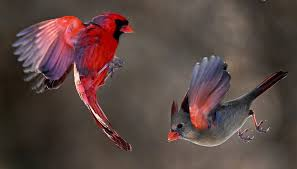
#> input picture birds.jpg, 297 x 169 px
$ jupyter execute imageDecoder.ipynb
#> lines starting #> are read from the running program, lines starting #| are printed output that depends on the picture
[cell 1]
import matplotlib as plt
from PIL import Image


img = Image.open("birds.jpg")
#> img is the input picture: PIL image 297x169 RGB; mean R, G, B 89.9, 69.8, 65.9

image = img.convert("RGB")


def imageResizeData(sizeX, sizeY, image):
#> called with sizeX = 128, sizeY = 128
    rgbData = []
    newImg = image.resize((sizeX, sizeY), Image.LANCZOS)
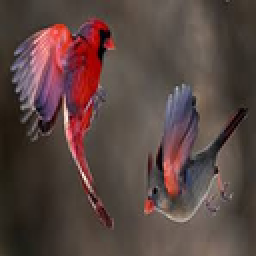
#> newImg: PIL image 128x128 RGB (shown 2 times larger); mean R, G, B 89.9, 69.8, 65.9
    for i in range(sizeX):
        for j in range(sizeY):
            rgbData.append(newImg.getpixel((j,i)))
#> after the loop, rgbData = 16384 items, first 6: (63, 56, 48), (61, 54, 46), (60, 53, 45), (57, 50, 42), (56, 49, 41), (56, 49, 41)
    return rgbData

def unpack(RGB):
    red = []
    green = []
    blue = []
    for i in RGB:
        red.append(i[0])
        green.append(i[1])
        blue.append(i[2])
    return red, green, blue


def imageResize(sizeX, sizeY, image):
    newImg = image.resize((sizeX, sizeY), Image.LANCZOS)
    return newImg

data = imageResizeData(128, 128, image)
#> data has the same summary as rgbData in imageResizeData
newImage = imageResize(128, 128, image)
